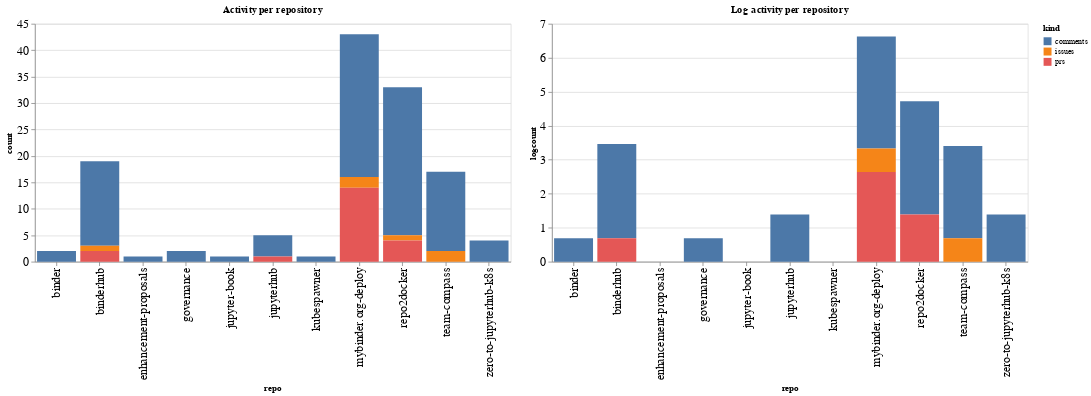

Notebook code cell kept with this figure:
### Code cell
ch1 = alt.Chart(repo_summaries, width=600, title="Activity per repository").mark_bar().encode(
    x='repo',
    y='count',
    color='kind',
    tooltip="kind"
)

ch2 = alt.Chart(repo_summaries, width=600, title="Log activity per repository").mark_bar().encode(
    x='repo',
    y='logcount',
    color='kind',
    tooltip="kind"
)

ch1 | ch2

### Figure 1 — Vega-Lite specification as saved in the notebook (floating-point values rounded to 4 significant figures)
{"config": {"axisLeft": {"labelFontSize": 15}, "axisBottom": {"labelFontSize": 15}}, "hconcat": [{"mark": "bar", "encoding": {"color": {"type": "nominal", "field": "kind"}, "tooltip": {"type": "nominal", "field": "kind"}, "x": {"type": "nominal", "field": "repo"}, "y": {"type": "quantitative", "field": "count"}}, "title": "Activity per repository", "width": 600}, {"mark": "bar", "encoding": {"color": {"type": "nominal", "field": "kind"}, "tooltip": {"type": "nominal", "field": "kind"}, "x": {"type": "nominal", "field": "repo"}, "y": {"type": "quantitative", "field": "logcount"}}, "title": "Log activity per repository", "width": 600}], "data": {"name": "data-6b0993f1e9a18c0eec28ed5a3eb0a03b"}, "$schema": "https://vega.github.io/schema/vega-lite/v4.8.1.json", "datasets": {"data-6b0993f1e9a18c0eec28ed5a3eb0a03b": [{"repo": "binder", "kind": "comments", "count": 2, "logcount": 0.6931}, {"repo": "binderhub", "kind": "comments", "count": 16, "logcount": 2.773}, {"repo": "binderhub", "kind": "issues", "count": 1, "logcount": 0.0}, {"repo": "binderhub", "kind": "prs", "count": 2, "logcount": 0.6931}, {"repo": "enhancement-proposals", "kind": "comments", "count": 1, "logcount": 0.0}, {"repo": "governance", "kind": "comments", "count": 2, "logcount": 0.6931}, {"repo": "jupyter-book", "kind": "comments", "count": 1, "logcount": 0.0}, {"repo": "jupyterhub", "kind": "comments", "count": 4, "logcount": 1.386}, {"repo": "jupyterhub", "kind": "prs", "count": 1, "logcount": 0.0}, {"repo": "kubespawner", "kind": "comments", "count": 1, "logcount": 0.0}, {"repo": "mybinder.org-deploy", "kind": "comments", "count": 27, "logcount": 3.296}, {"repo": "mybinder.org-deploy", "kind": "issues", "count": 2, "logcount": 0.6931}, {"repo": "mybinder.org-deploy", "kind": "prs", "count": 14, "logcount": 2.639}, {"repo": "repo2docker", "kind": "comments", "count": 28, "logcount": 3.332}, {"repo": "repo2docker", "kind": "issues", "count": 1, "logcount": 0.0}, {"repo": "repo2docker", "kind": "prs", "count": 4, "logcount": 1.386}, {"repo": "team-compass", "kind": "comments", "count": 15, "logcount": 2.708}, {"repo": "team-compass", "kind": "issues", "count": 2, "logcount": 0.6931}, {"repo": "zero-to-jupyterhub-k8s", "kind": "comments", "count": 4, "logcount": 1.386}]}}
